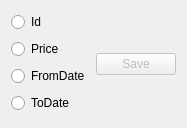
<?xml version="1.0" encoding="UTF-8"?>
<ui version="4.0">
 <class>SaveOptions</class>
 <widget class="QDialog" name="SaveOptions">
  <property name="geometry">
   <rect>
    <x>0</x>
    <y>0</y>
    <width>187</width>
    <height>128</height>
   </rect>
  </property>
  <property name="windowTitle">
   <string>Dialog</string>
  </property>
  <layout class="QHBoxLayout" name="horizontalLayout_2">
   <item>
    <layout class="QHBoxLayout" name="horizontalLayout">
     <item>
      <layout class="QVBoxLayout" name="verticalLayout">
       <item>
        <widget class="QRadioButton" name="radioButtonId">
         <property name="text">
          <string>Id</string>
         </property>
        </widget>
       </item>
       <item>
        <widget class="QRadioButton" name="radioButtonPrice">
         <property name="text">
          <string>Price</string>
         </property>
        </widget>
       </item>
       <item>
        <widget class="QRadioButton" name="radioButtonFromDate">
         <property name="text">
          <string>FromDate</string>
         </property>
        </widget>
       </item>
       <item>
        <widget class="QRadioButton" name="radioButtonToDate">
         <property name="text">
          <string>ToDate</string>
         </property>
        </widget>
       </item>
      </layout>
     </item>
     <item>
      <layout class="QVBoxLayout" name="verticalLayout_2">
       <item>
        <spacer name="verticalSpacer">
         <property name="orientation">
          <enum>Qt::Vertical</enum>
         </property>
         <property name="sizeHint" stdset="0">
          <size>
           <width>20</width>
           <height>18</height>
          </size>
         </property>
        </spacer>
       </item>
       <item>
        <widget class="QPushButton" name="pushButtonSave">
         <property name="enabled">
          <bool>false</bool>
         </property>
         <property name="text">
          <string>Save</string>
         </property>
        </widget>
       </item>
       <item>
        <spacer name="verticalSpacer_2">
         <property name="orientation">
          <enum>Qt::Vertical</enum>
         </property>
         <property name="sizeHint" stdset="0">
          <size>
           <width>20</width>
           <height>13</height>
          </size>
         </property>
        </spacer>
       </item>
      </layout>
     </item>
    </layout>
   </item>
  </layout>
 </widget>
 <resources/>
 <connections/>
</ui>
